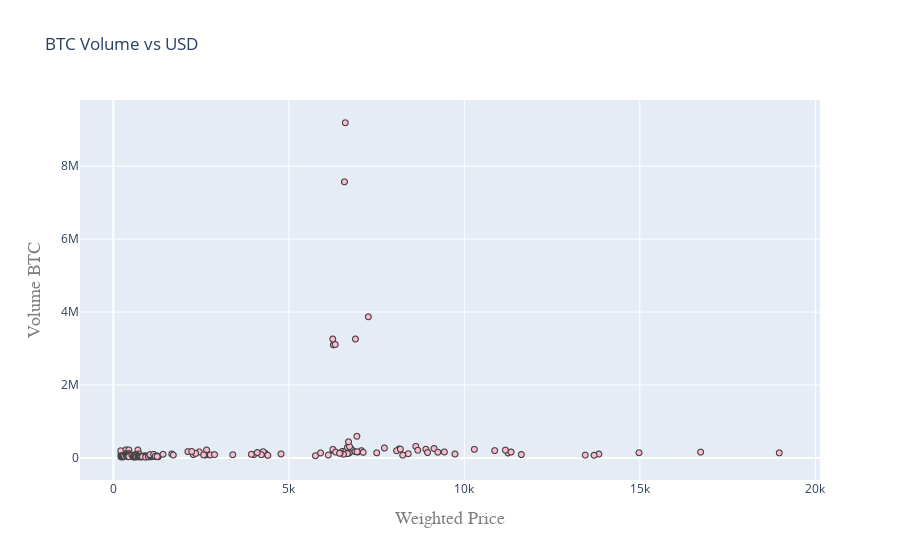

The code cell stored with this chart in its notebook:
### Code cell
import plotly.graph_objs as go
import plotly.offline as pyo
import pandas as pd


trace = go.Scattergl(
    x=weekly_rows['Price'].astype(float),
    y=weekly_rows['Vol.'].astype(float),
    mode='markers',
    marker=dict(
        color='#FFBAD2',
        line=dict(width=1)
    )
)

layout = go.Layout(
    title='BTC Volume vs USD',
    xaxis=dict(
        title=dict(
            text='Weighted Price',
            font=dict(
                family='Courier New, monospace',
                size=18,
                color='#7f7f7f'
            )
        )
    ),
    yaxis=dict(
        title=dict(
            text='Volume BTC',
            font=dict(
                family='Courier New, monospace',
                size=18,
                color='#7f7f7f'
            )
        )
    )
)

data = [trace]
fig = go.Figure(data=data, layout=layout)
pyo.iplot(fig, filename='compare_webgl')

### Figure 1 — Plotly figure (JSON) as saved in the notebook; plotly's stock layout.template omitted (floating-point values rounded to 4 significant figures; data arrays with more than 128 entries replaced by an {"elided": "..."} marker saying what was removed)
{"data": [{"marker": {"color": "#FFBAD2", "line": {"width": 1}}, "mode": "markers", "x": {"elided": "202 float values"}, "y": {"elided": "202 float values"}, "type": "scattergl"}], "layout": {"title": {"text": "BTC Volume vs USD"}, "xaxis": {"title": {"font": {"color": "#7f7f7f", "family": "Courier New, monospace", "size": 18}, "text": "Weighted Price"}}, "yaxis": {"title": {"font": {"color": "#7f7f7f", "family": "Courier New, monospace", "size": 18}, "text": "Volume BTC"}}}}
